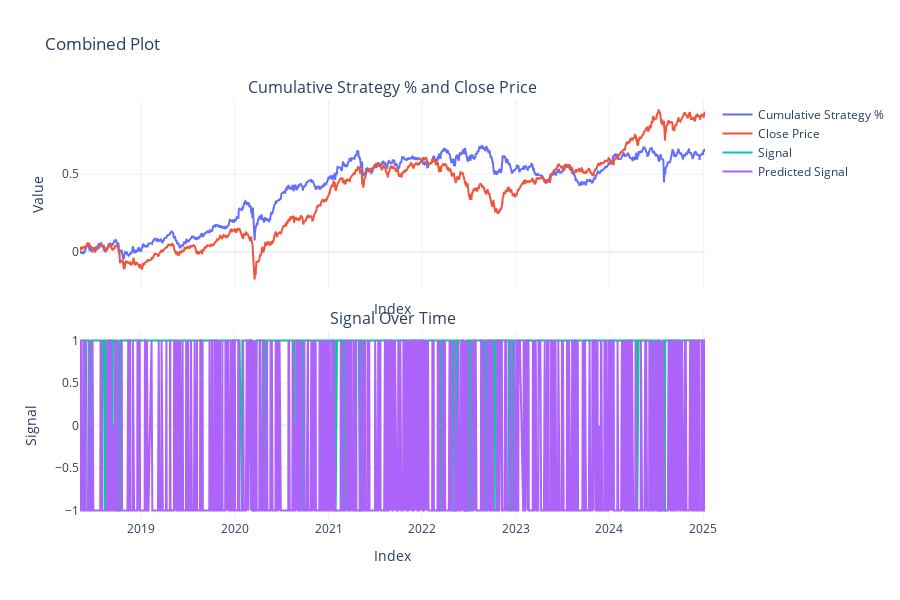

Notebook cell for this chart:
### Code cell
import plotly.graph_objects as go
import pandas as pd
import numpy as np
from sklearn.ensemble import RandomForestClassifier
from sklearn.model_selection import train_test_split
from sklearn.metrics import classification_report

future_period = 5  # Look-ahead period for price changes
returns['future_price'] = returns['Close'].shift(-future_period)
returns['price_change'] = (returns['future_price'] - returns['Close']) / returns['Close']

# Define target labels: 1 = Buy, -1 = Sell, 0 = Hold
threshold = 0.02  # 2% price change threshold
returns['target_label'] = returns['price_change'].apply(
    lambda x: 1 if x > threshold else (-1 if x < -threshold else 0)
)

# Drop rows with NaN values created due to shifting
returns = returns.dropna()

# Feature Engineering: Select features for the model
returns['signal_lag_1'] = returns['signal'].shift(1)
returns['signal_lag_2'] = returns['signal'].shift(2)
returns['pct_power_5_ema_diff'] = returns['pct_power_5_ema'] - returns['pct_power_5_ema_shift_1']
features = ['signal', 'signal_lag_1', 'signal_lag_2', 'pct_power_5_ema', 'pct_power_5_ema_diff']

# Prepare training and testing data
X = returns[features].fillna(0)
y = returns['target_label']
X_train, X_test, y_train, y_test = train_test_split(X, y, test_size=0.2, random_state=42)

# Train a Random Forest Classifier
model = RandomForestClassifier(n_estimators=100, random_state=42)
model.fit(X_train, y_train)

# Evaluate the model
y_pred = model.predict(X_test)
print(classification_report(y_test, y_pred))

# Add predictions to the DataFrame
returns['predicted_label'] = model.predict(X)

# Calculate strat_pct using modeled signal
returns['strat_pct'] = returns['predicted_label'] * returns['pct_for_calculating_profit']

# Plot the results using Plotly
from plotly.subplots import make_subplots
fig = make_subplots(rows=2, cols=1, shared_xaxes=True, vertical_spacing=0.1,
                     subplot_titles=("Cumulative Strategy % and Close Price", "Signal Over Time"))

# Add cumulative strategy percentage and close price to the first subplot
fig.add_trace(go.Scatter(
    x=returns.index,
    y=returns['strat_pct'].cumsum(),
    mode='lines',
    name='Cumulative Strategy %'
), row=1, col=1)
fig.add_trace(go.Scatter(
    x=returns.index,
    y=returns['Close'].cumsum(),
    mode='lines',
    name='Close Price'
), row=1, col=1)

# Add signal values to the second subplot
fig.add_trace(go.Scatter(
    x=returns.index,
    y=returns['signal'],
    mode='lines',
    name='Signal'
), row=2, col=1)
fig.add_trace(go.Scatter(
    x=returns.index,
    y=returns['predicted_label'],
    mode='lines',
    name='Predicted Signal'
), row=2, col=1)

# Update layout
fig.update_layout(
    title="Combined Plot",
    xaxis_title="Index",
    yaxis_title="Value",
    template="plotly_white",
    height=600
)

fig.update_xaxes(title_text="Index", row=2, col=1)
fig.update_yaxes(title_text="Signal", row=2, col=1)

fig.show()

### Figure 1 — Plotly figure (JSON) as saved in the notebook; plotly's stock layout.template omitted (floating-point values rounded to 4 significant figures; data arrays with more than 128 entries replaced by an {"elided": "..."} marker saying what was removed)
{"data": [{"mode": "lines", "name": "Cumulative Strategy %", "type": "scatter", "x": {"elided": "1627 str values"}, "xaxis": "x", "y": {"elided": "1627 float values"}, "yaxis": "y"}, {"mode": "lines", "name": "Close Price", "type": "scatter", "x": {"elided": "1627 str values"}, "xaxis": "x", "y": {"elided": "1627 float values"}, "yaxis": "y"}, {"mode": "lines", "name": "Signal", "type": "scatter", "x": {"elided": "1627 str values"}, "xaxis": "x2", "y": {"elided": "1627 int values"}, "yaxis": "y2"}, {"mode": "lines", "name": "Predicted Signal", "type": "scatter", "x": {"elided": "1627 str values"}, "xaxis": "x2", "y": {"elided": "1627 int values"}, "yaxis": "y2"}], "layout": {"annotations": [{"font": {"size": 16}, "showarrow": false, "text": "Cumulative Strategy % and Close Price", "x": 0.5, "xanchor": "center", "xref": "paper", "y": 1, "yanchor": "bottom", "yref": "paper"}, {"font": {"size": 16}, "showarrow": false, "text": "Signal Over Time", "x": 0.5, "xanchor": "center", "xref": "paper", "y": 0.45, "yanchor": "bottom", "yref": "paper"}], "height": 600, "title": {"text": "Combined Plot"}, "xaxis": {"anchor": "y", "domain": [0, 1], "matches": "x2", "showticklabels": false, "title": {"text": "Index"}}, "xaxis2": {"anchor": "y2", "domain": [0, 1], "title": {"text": "Index"}}, "yaxis": {"anchor": "x", "domain": [0.55, 1], "title": {"text": "Value"}}, "yaxis2": {"anchor": "x2", "domain": [0, 0.45], "title": {"text": "Signal"}}}}
